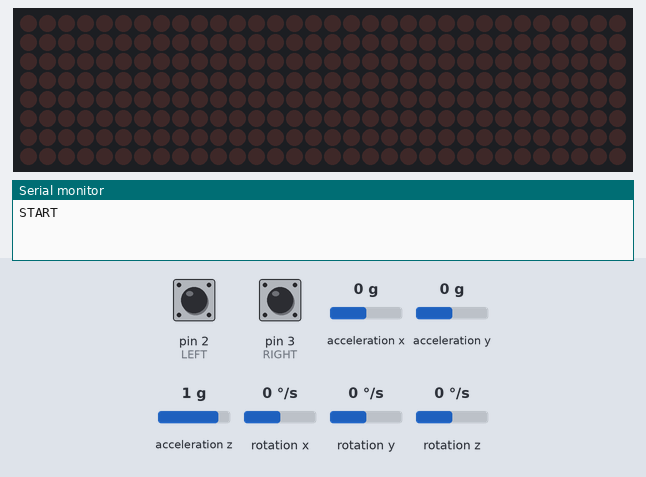
This sketch was run on a simulated Arduino Uno, built with avr-gcc and run on an emulated ATmega328P. On the bench: 32×8 LED matrix, the last lines printed to the serial monitor. The test bench sets the inputs (shaded band); at power-on: acceleration x 0 g, pin 2 (LEFT) HIGH, pin 3 (RIGHT) HIGH, acceleration y 0 g, acceleration z 1 g, rotation x 0 °/s, rotation y 0 °/s, rotation z 0 °/s.

Above: at 1.2 s.
1.3 s: acceleration x set to -0.4 g
2.8 s: acceleration x set to -0.7 g
At 3.6 s:
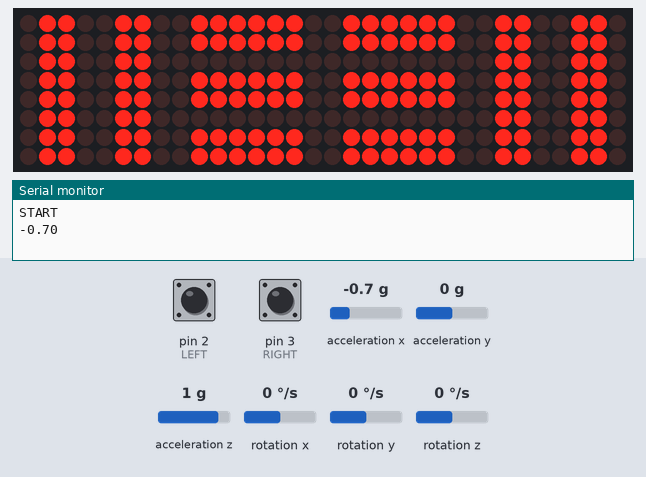
5.8 s: acceleration x set to -1.4 g
At 6.07 s:
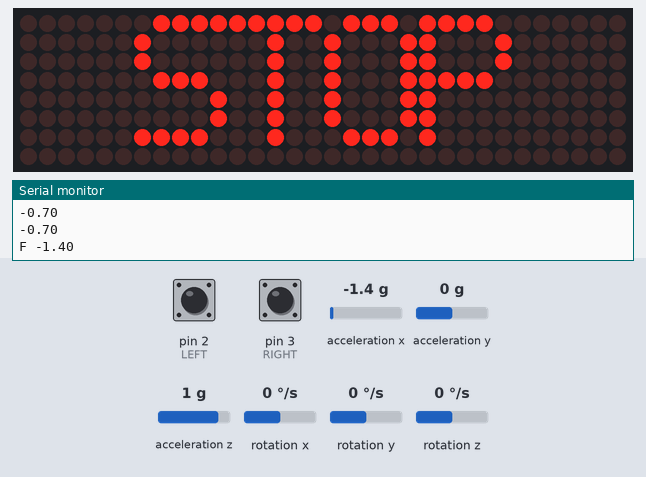
8.8 s: pin 2 (LEFT) pulled LOW for 0.15 s
9.5 s: acceleration x set to 0 g
At 10.59 s:
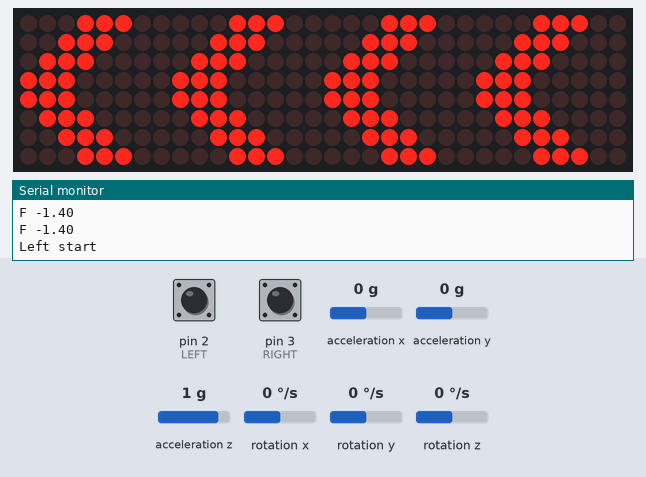
12.5 s: pin 3 (RIGHT) pulled LOW for 0.15 s
At 12.97 s:
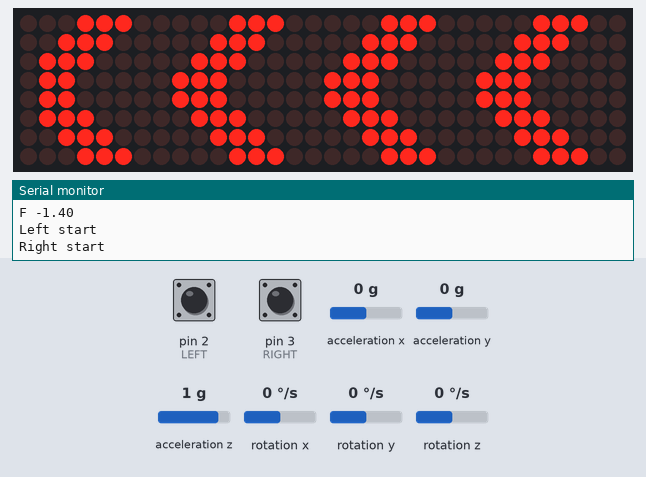
Timing chart, 0 to 14.2 s (numbered marks = the images above; inputs shaded):
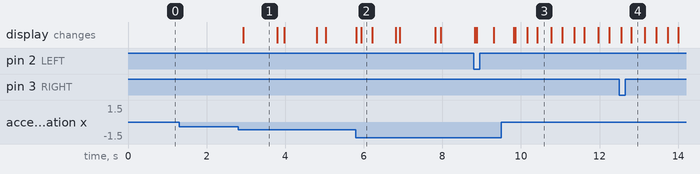

Measured:
- the behaviour switches between -0.5 and -0.6 g on acceleration x (found by bisection; images 0 and 1)
- after the input at 1.3 s, every drawn part: stays the same
- after the input at 2.8 s, the display: changes after 0.14 s (image 1)
- after the input at 5.8 s, the display: first differs from a run without the input after 0.14 s (image 2)
- what the display in image 1 shows lasts 0.9 s, from 2.9 s to 3.8 s

The sketch:

bikeDirLight.ino
```cpp
#include <MD_Parola.h>
#include <MD_MAX72xx.h>
#include <SPI.h>
#include <MPU6050_tockn.h>
#include <Wire.h>

MPU6050 mpu6050(Wire);

// Define the number of devices we have in the chain and the hardware interface
// NOTE: These pin numbers will probably not work with your hardware and may
// need to be adapted
#define HARDWARE_TYPE MD_MAX72XX::FC16_HW
#define MAX_DEVICES 4

#define CLK_PIN   13
#define DATA_PIN  11
#define CS_PIN    10

#define MESSAGE_TIME 15000
#define LEFT 2
#define RIGHT 3
#define BUZZER A2

// HARDWARE SPI
MD_Parola P = MD_Parola(HARDWARE_TYPE, CS_PIN, MAX_DEVICES);

uint8_t leftArrow[] = {8, 0x18, 0x3c, 0x7e, 0xe7, 0xc3, 0x81, 0x0, 0x0}; // char 3C
uint8_t rightArrow[] = {8, 0x0, 0x0, 0x81, 0xc3, 0xe7, 0x7e, 0x3c, 0x18}; // char 3E
uint8_t vertLine[] = {8, 0x0, 0xff, 0xff, 0x0, 0x0, 0xff, 0xff, 0x0 }; // char 7C
uint8_t dashLine[] = {8, 0x0, 0xdb, 0xdb, 0xdb, 0xdb, 0xdb, 0xdb, 0x0 }; // char 2D

// Global variables
typedef struct
{
  uint8_t spacing;  // character spacing
  char  *msg;   // message to display
} msgDef_t;

msgDef_t  Messages[] ={
  { 0, "<<<<" },
  { 0, ">>>>" },
  { 0, "|--|" },
  { 1, "STOP" }
};

#define PAUSE_TIME  350
uint32_t  leftStart, rightStart, brakeTime;
bool Left, Right, Brake = false;
float AccX = 0.0F;

void setup(void){
  pinMode(LEFT, INPUT_PULLUP);
  pinMode(RIGHT, INPUT_PULLUP);
  //pinMode(BUZZER, OUTPUT);
  //digitalWrite(BUZZER, LOW);

  Serial.begin(115200);
  Serial.println("START");
  Wire.begin();
  mpu6050.begin();

  P.begin();
  P.addChar('>', rightArrow);
  P.addChar('<', leftArrow);
  P.addChar('|', vertLine);
  P.addChar('-', dashLine);
  P.setCharSpacing(Messages[0].spacing);
  P.setIntensity(15);
  P.setSpeed(9);

}


void loop(void){

  mpu6050.update();
  AccX = mpu6050.getAccX();
  bool fast = false;
  if(AccX < -0.50 && AccX > -1.00){
    Brake = true;
    brakeTime = millis();
    Serial.println(AccX);
  } else if(AccX < -1.00){
     Brake = true;
     brakeTime = millis();
     Serial.print ("F " );
     Serial.println(AccX);
     fast = true;
  }

  check_left();
  check_right();
  check_brake(fast);
}


void check_left(){
  if(digitalRead(LEFT) == LOW){
    if(!Left){
      leftStart = millis();
      Serial.println("Left start");
      P.displayClear();
      Right = false;
    }
    Left = true;
  }
  // Start left signaling
  if(Left){
   if (P.displayAnimate() ) {
      P.displayText(Messages[0].msg, PA_LEFT, P.getSpeed(), PAUSE_TIME, PA_SCROLL_LEFT, PA_SCROLL_LEFT);
      P.displayClear();
      delay(250);
    }
  }
  // End Left after some seconds
  if(millis() - leftStart > MESSAGE_TIME && Left){
    if (P.displayAnimate() ) {
      P.displayClear();
      Left = false;
      Serial.println("Left Stop");
    }
  }
}


void check_right(){
  if(digitalRead(RIGHT) == LOW){
    if(!Right){
      rightStart = millis();
      Serial.println("Right start");
      P.displayClear();
      Left = false;
    }
    Right = true;
  }
  // Start right signaling
  if(Right){
    if (P.displayAnimate() ) {
      P.displayText(Messages[1].msg, PA_RIGHT, P.getSpeed(), PAUSE_TIME, PA_SCROLL_RIGHT, PA_SCROLL_RIGHT);
      P.displayClear();
      delay(250);
    }
  }
  // End Right after some seconds
  if(millis() - rightStart > MESSAGE_TIME && Right){
    if (P.displayAnimate() ) {
      P.displayClear();
      Right = false;
      Serial.println("Right Stop");
    }
  }
}


void check_brake(bool fast){
  while(Brake){

    if (P.displayAnimate()) {
      P.displayText(Messages[2].msg, PA_CENTER, P.getSpeed(), 50, PA_OPENING, PA_CLOSING);
      P.displayClear();
    }

    if (fast){
      while(millis() - brakeTime < 200){
        if (P.displayAnimate() ) {
          P.displayText(Messages[3].msg, PA_CENTER, P.getSpeed(), 50, PA_PRINT, PA_CLOSING);
          P.displayClear();
        }
      }
    }
    if(millis() - brakeTime > 1000)
      Brake = false;
  }

  if(!Left && !Right)
    P.displayClear();
}
```
